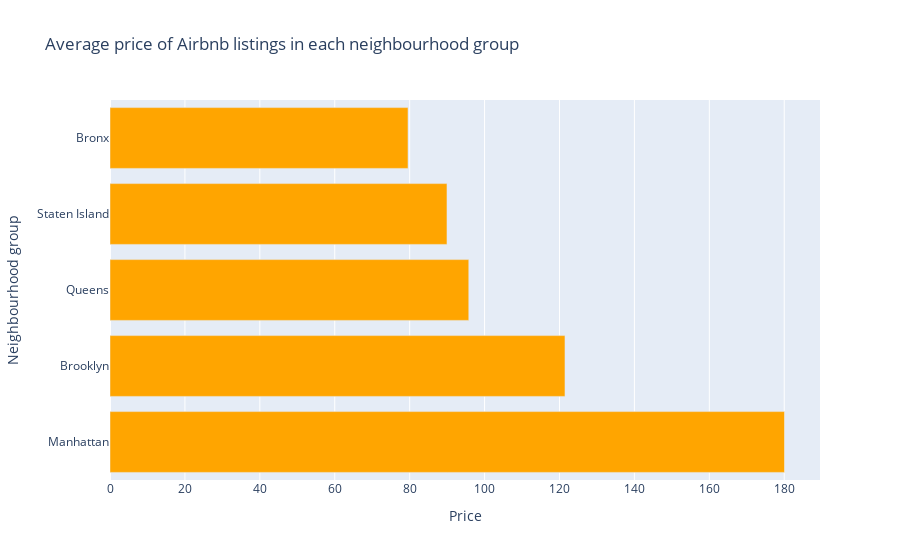
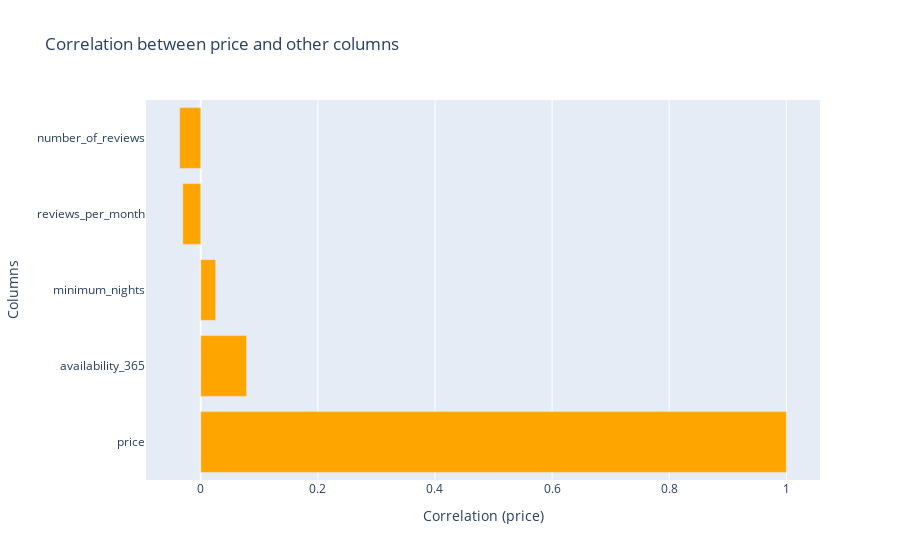
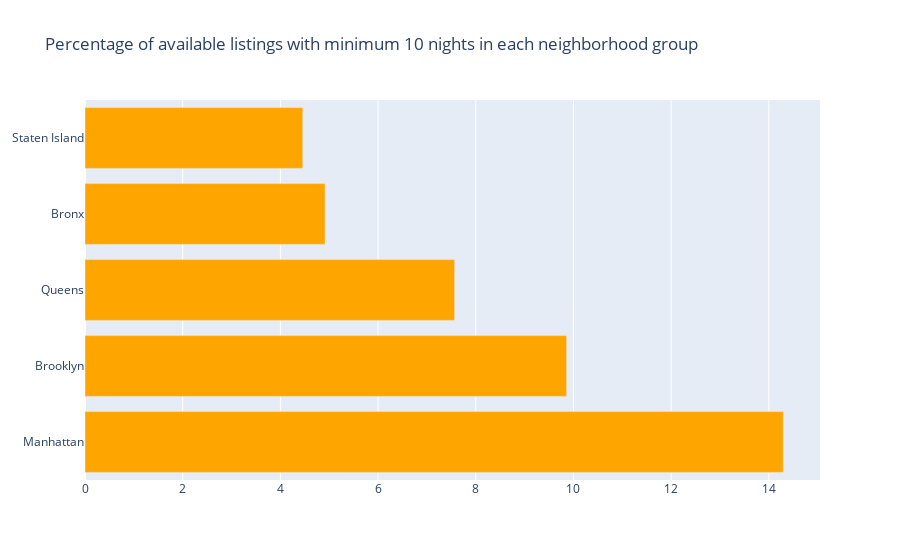
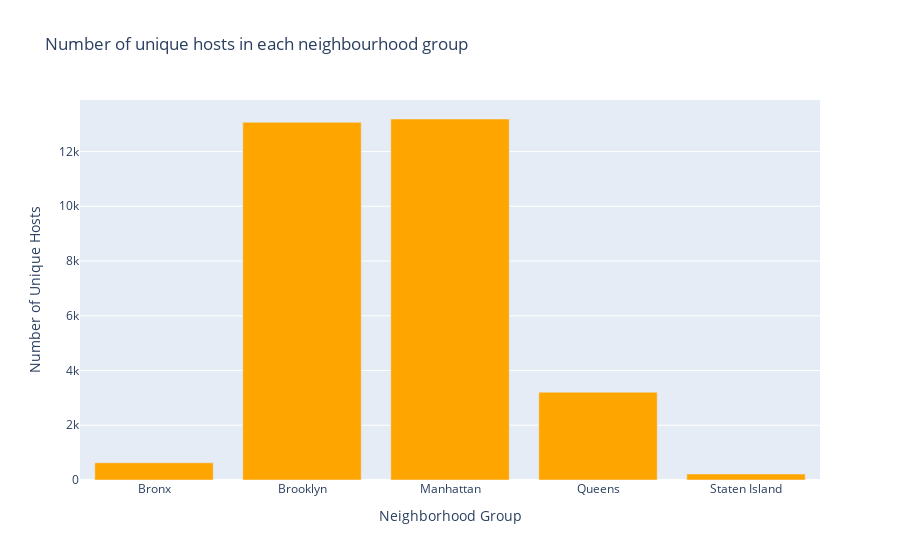

Notebook code cell kept with these figures, in order:
### Code cell
from IPython.display import Markdown
from modules.metrics import Metrics
from modules.predictor import Predictor

metrics = Metrics()
predictor = Predictor()

greeting = "Welcome to the Airbnb Explorer!"

display(Markdown(f"""
# {greeting}

# Project Description: Airbnb Explorer
<p align="center">
  <a><img src="./New_York_City_.png" width="400" alt="New_York_City" /></a>
</p>

## Overview
The Airbnb Explorer project aims to provide users with insights into Airbnb listings in New York City. By analyzing data on Airbnb listings, this project helps users find the perfect rental for their needs.

## Price
### Mean Price
The price of a rental is one of the most important factors when choosing a rental. The price of a rental can vary greatly depending on the location, amenities, and size of the rental. The following graph shows the mean price of rentals in each neighborhood:

"""))

metrics.mean_price_per_neighbourhood()

display(Markdown("""
### Price Correlation
The following graph shows the correlation between the price of a several features of a rental.

"""))

metrics.correlation_with_price()

display(Markdown("""
### Reviews
The following info shows the average number of reviews per month for each neighborhood.
    """))

metrics.avg_number_of_reviews_per_month()

display(Markdown("""
### Duration of Stay
The following info shows the percentage of rentals that are rented for a certain number of days. Lets say that your preferred duration of stay is +10 days.
        """))

metrics.percentage_of_available_listings_from()

display(Markdown("""
## Hosts
### Unique Hosts
The following info shows the number of unique hosts in each neighborhood.
 """))

metrics.unique_host_count()

display(Markdown("""
### Hosts with Multiple Listings
The following info shows the names of hosts that have +10 listings in each neighborhood.
"""))

metrics.hosts_with_multiple_listings()

display(Markdown("""
# Price Predictor
### Random Forest Regressor Model
The following graph shows the predicted price of a rental based on the features of the rental. Just fill in the features of the rental and the predicted price will be shown.
"""))

predictor.create_form()

### Figure 1 — Plotly figure (JSON) as saved in the notebook; plotly's stock layout.template omitted (floating-point values rounded to 4 significant figures)
{"data": [{"marker": {"color": "orange"}, "orientation": "h", "x": [180.1, 121.5, 95.78, 89.96, 79.56], "y": ["Manhattan", "Brooklyn", "Queens", "Staten Island", "Bronx"], "type": "bar"}], "layout": {"title": {"text": "Average price of Airbnb listings in each neighbourhood group"}, "xaxis": {"title": {"text": "Price"}}, "yaxis": {"range": ["Bronx", "Manhattan"], "title": {"text": "Neighbourhood group"}}}}

### Figure 2 — Plotly figure (JSON) as saved in the notebook; plotly's stock layout.template omitted (floating-point values rounded to 4 significant figures)
{"data": [{"marker": {"color": "orange"}, "orientation": "h", "x": [1.0, 0.07828, 0.0255, -0.03062, -0.03592], "y": ["price", "availability_365", "minimum_nights", "reviews_per_month", "number_of_reviews"], "type": "bar"}], "layout": {"title": {"text": "Correlation between price and other columns"}, "xaxis": {"title": {"text": "Correlation (price)"}}, "yaxis": {"title": {"text": "Columns"}}}}

### Figure 3 — Plotly figure (JSON) as saved in the notebook; plotly's stock layout.template omitted (floating-point values rounded to 4 significant figures)
{"data": [{"marker": {"color": "orange"}, "orientation": "h", "x": [14.3, 9.861, 7.568, 4.914, 4.459], "y": ["Manhattan", "Brooklyn", "Queens", "Bronx", "Staten Island"], "type": "bar"}], "layout": {"title": {"text": "Percentage of available listings with minimum 10 nights in each neighborhood group"}}}

### Figure 4 — Plotly figure (JSON) as saved in the notebook; plotly's stock layout.template omitted (floating-point values rounded to 4 significant figures)
{"data": [{"marker": {"color": "orange"}, "x": ["Bronx", "Brooklyn", "Manhattan", "Queens", "Staten Island"], "y": [629, 13068, 13187, 3208, 217], "type": "bar"}], "layout": {"title": {"text": "Number of unique hosts in each neighbourhood group"}, "xaxis": {"title": {"text": "Neighborhood Group"}}, "yaxis": {"title": {"text": "Number of Unique Hosts"}}}}
